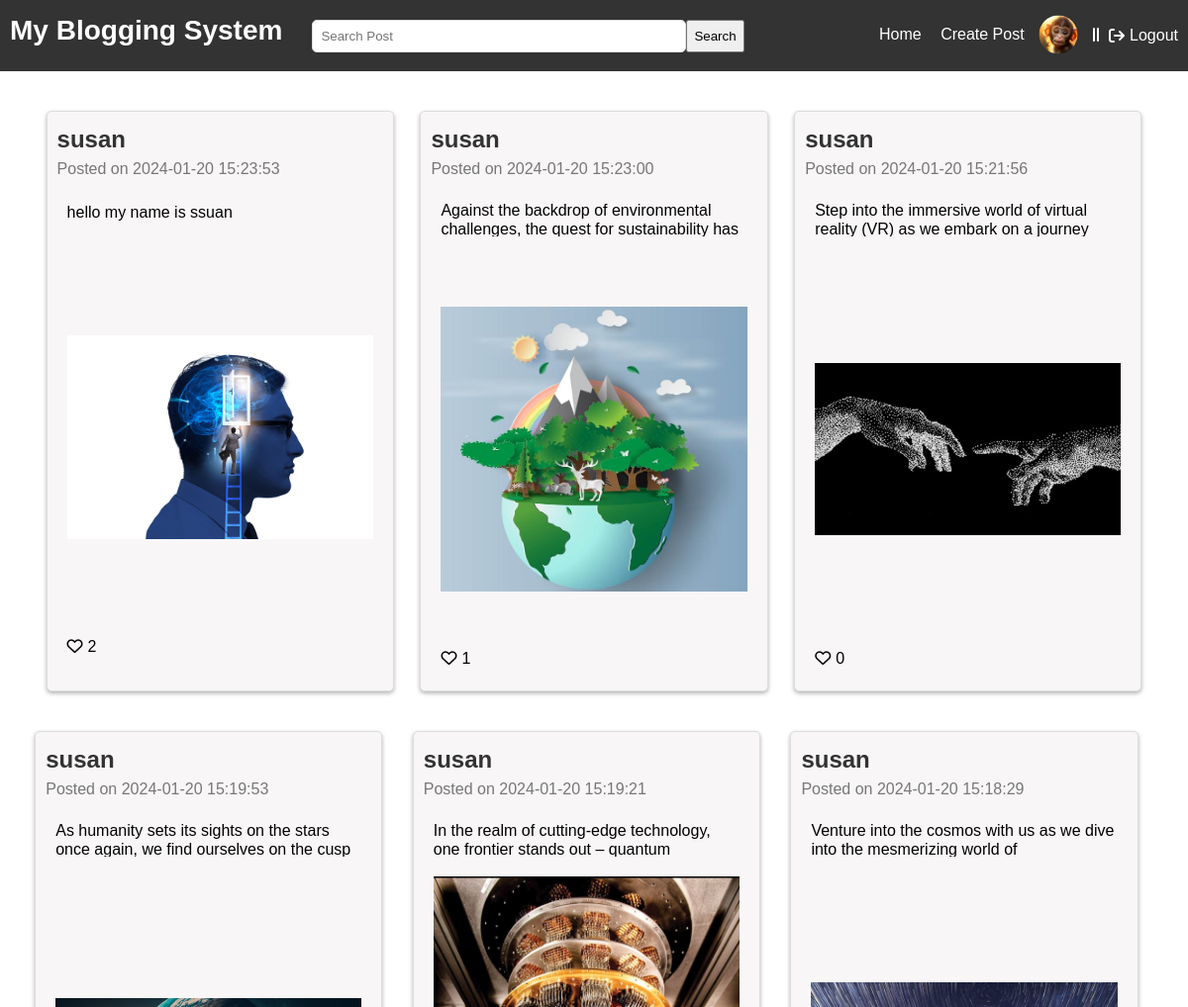
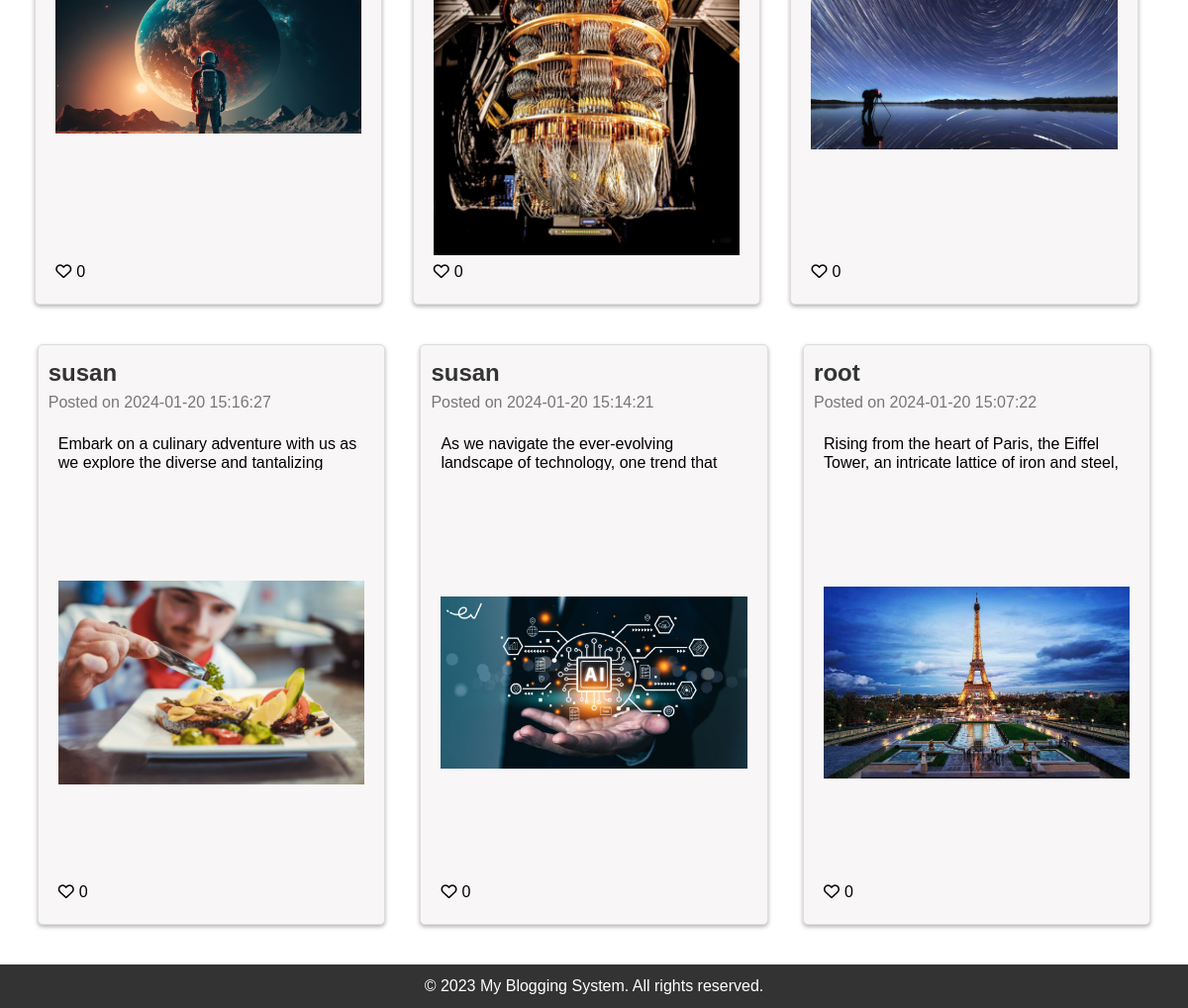
The page / (signed in) on the database its author committed (2 pictures, top to bottom).
### tables this page shows
CREATE TABLE `users` (
  `user_id` int NOT NULL,
  `username` varchar(50) NOT NULL,
  `email` varchar(100) NOT NULL,
  `password` varchar(255) NOT NULL,
  `profile_image` varchar(255) DEFAULT 'default_profile.jpg'
);

CREATE TABLE `posts` (
  `post_id` int NOT NULL,
  `content` text NOT NULL,
  `post_date` timestamp NOT NULL DEFAULT CURRENT_TIMESTAMP,
  `love_count` int DEFAULT '0',
  `image_path` varchar(255) DEFAULT NULL,
  `user_id` int DEFAULT NULL
);

### index.php (the view, shortened to what this page needs)
<!DOCTYPE html>
<html>
<head>
  <link rel="stylesheet" type="text/css" href="css/styles.css">
  <link rel="stylesheet" href="https://cdnjs.cloudflare.com/ajax/libs/font-awesome/6.0.0-beta3/css/all.min.css">
  <link rel="stylesheet" href="css/index.css">
</head>
<body>
  <header>
    <h1><a href="index.php" style="text-decoration: none; color: inherit;">My Blogging System</a></h1>
    <form method="get" class="search-form">
      <div class="search-container">
        <input type="text" name="query" id="search" placeholder="Search Post">
        <button type="submit">Search</button>
      </div>
    </form>
    <nav>
      <ul>
        <li><a href="index.php">Home</a></li>
        <li><a href="create.php">Create Post</a></li>
        <?php
        if (isset($_SESSION["user_id"])) {
          include 'connect.php';
          $user_id = $_SESSION["user_id"];
          $sql = "SELECT profile_image FROM users WHERE user_id = ?";
          $stmt = $conn->prepare($sql);
          $stmt->bind_param("i", $user_id);
          if (!$stmt->execute()) {
            echo "SQL Error: " . $stmt->error;
            exit;
          }
          $result = $stmt->get_result();
          if ($result->num_rows == 1) {
            $row = $result->fetch_assoc();
            $profile_image = $row["profile_image"];
          }
          echo '<li><a href="profile.php"><img src="' . (isset($profile_image) ? $profile_image : 'uploads/default_profile.jpg') . '" alt="Profile Image" class="profile-image-nav"></a></li>';
        } else {
          echo '<li><a href="login.php" id="login-link">Log In</a></li>';
        }
        ?>
      </ul>
    </nav>
    <span class="separator"><i class="fa-solid fa-grip-lines-vertical"></i></span>
    <div class="logout-button" onclick="location.href='logout.php'">
      <i class="fas fa-arrow-right-from-bracket"></i>
      Logout
    </div>
  </header>
  <main>
    <?php
    include 'comments.php';
    if (isset($_GET['query'])) {
      $query = $_GET['query'];
      $sql = "SELECT posts.*, users.username FROM posts JOIN users ON posts.user_id = users.user_id
              WHERE content LIKE ? OR username LIKE ? ORDER BY posts.post_date DESC";
      $stmt = $conn->prepare($sql);
      $searchKeyword = "%" . $query . "%";
      $stmt->bind_param("ss", $searchKeyword, $searchKeyword);
      $stmt->execute();
      $result = $stmt->get_result();
      if ($result->num_rows > 0) {
        $uniquePostIDs = [];
        while ($row = $result->fetch_assoc()) {
          $postID = $row['post_id'];
          if (in_array($postID, $uniquePostIDs)) {
            continue;
          }
          $uniquePostIDs[] = $postID;
          $username = $row['username'];
          $content = $row['content'];
          $postDate = $row['post_date'];
          $loveCount = $row['love_count'];
          echo "<a href='post_details.php?post_id=$postID' class='post-link'>";
          echo "<section class='post'>";
          echo "<div class='post-header'>";
          echo "<h2 class='username'>$username</h2>";
          echo "</div>";
          echo "<p class='meta'>Posted on $postDate</p>";
          echo "<div class='post-content'>";
          echo "<p id='limitedText'>$content</p>";
          echo "</div>";
          if (!empty($row['image_path'])) {
            $imagePath = htmlspecialchars($row['image_path']);
            $timestamp = time();
            echo "<div style='width: 100%; height: 400px; overflow: hidden;'>";
            echo "<img src='{$imagePath}?t={$timestamp}' alt='Post Image' class='fill-container'>";
            echo "</div>";
          }
          echo "<div class='love-section' style='display: flex; align-items: center;'>";
          echo "<a href='javascript:void(0);' onclick='updateLoveCount($postID)' class='love-button'><i class='fa-regular fa-heart'></i></a>";
          echo "<span class='love-count' id='love-count-$postID'>$loveCount</span>";
          echo "</div>";
          echo "</div>";
          echo "</section>";
          echo "</a>";
        }
      } else {
        echo "No results found for '$query'";
      }
      $stmt->close();
    } else {
      $sql = "SELECT posts.*, users.username FROM posts JOIN users ON posts.user_id = users.user_id ORDER BY posts.post_date DESC";
      $result = $conn->query($sql);
      if ($result === false) {
        echo "Error: " . $conn->error;
      } elseif ($result->num_rows > 0) {
        while ($row = $result->fetch_assoc()) {
          $postID = $row['post_id'];
          $username = $row['username'];
          $content = $row['content'];
          $postDate = $row['post_date'];
          $loveCount = $row['love_count'];
          echo "<a href='post_details.php?post_id=$postID' class='post-link'>";
          echo "<section class='post'>";
          echo "<div class='post-header'>";
          echo "<h2 class='username'>$username</h2>";
          echo "</div>";
          echo "<p class='meta'>Posted on $postDate</p>";
          echo "<div class='post-content'>";
          echo "<p class='limitedText'>$content</p>";
          if (!empty($row['image_path'])) {
            $imagePath = htmlspecialchars($row['image_path']);
            $timestamp = time();
            echo "<div style='width: 100%; height: 400px; overflow: hidden;'>";
            echo "<img src='{$imagePath}?t={$timestamp}' alt='Post Image' class='fill-container'>";
            echo "</div>";
          }
          echo "<div class='love-section' style='display: flex; align-items: center;'>";
          echo "<a href='javascript:void(0);' onclick='updateLoveCount($postID)' class='love-button'><i class='fa-regular fa-heart'></i></a>";
          echo "<span class='love-count' id='love-count-$postID'>$loveCount</span>";
          echo "</div>";
          echo "</div>";
          echo "</section>";
          echo "</a>";
        }
      } else {
        echo "No posts found.";
      }
    }
    ?>
  </main>
  <footer>
    <p>&copy; 2023 My Blogging System. All rights reserved.</p>
  </footer>
</body>
</html>

### css/styles.css (style rules this page uses)
body, h1, h2, p, ul { margin: 0; padding: 0; }
body { font-family: Arial, sans-serif; font-size: 16px; line-height: 1.5; }
h1, h2 { font-weight: bold; margin-bottom: 10px; }
a { text-decoration: none; color: inherit; }
h2 { font-size: 24px; }
p { margin-bottom: 15px; }
header { background-color: #333; padding: 10px; color: #fff; display: flex; align-items: center; }
header h1 { font-size: 28px; margin-bottom: 10px; }
header nav { margin-left: auto; }
header nav ul { list-style: none; }
header nav ul li { display: inline-block; margin-right: 15px; }
header nav ul li a { color: #fff; text-decoration: none; color: inherit; }
.logout-button { display: flex; align-items: center; cursor: pointer; color: #fff; margin-left:10px ; }
.logout-button i { margin-right: 5px; }
main { max-width: auto; margin: 20px auto; padding: 0 100px; }
section.post { background-color: #f8f6f6; padding: 10px; box-shadow: 0 2px 4px rgba(0, 0, 0, 0.3); border-radius: 5px; margin-bottom: 20px; position: relative !important; }
section.post h2 { color: #333; }
section.post p.meta { color: #777; margin-bottom: 10px; }
.post-header { display: flex; justify-content: space-between; align-items: center; }
.username { margin: 0; }
.fill-container { width: 100%; height: 100%; object-fit: contain; max-width: 100%; max-height: 100%; }
.profile-image-nav { width: 30px; height: 30px; border-radius: 50%; margin-top: -3px; margin-right: 5px; vertical-align: middle; object-fit: cover; transform: scale(1.3); }
footer { background-color: #333; padding: 10px; color: #fff; text-align: center; }
footer p { margin: 0; }

### css/index.css (style rules this page uses)
input[type="text"], textarea { width: 30vw; padding: 8px; border: 1px solid #ddd; border-radius: 5px; }
main { display: flex; flex-wrap: wrap; justify-content: space-evenly; margin: 20px auto; padding: 0 20px; }
main a { text-decoration: none; }
.post { width: calc(32% - 20px); margin: 20px 0; box-sizing: border-box; border: 1px solid #ddd; border-radius: 8px; background-color: #fff; box-shadow: 0 2px 4px rgba(0, 0, 0, 0.1); transition: transform 0.3s ease; }
.post-content { padding: 10px; }
.love-section { display: flex; align-items: center; }
.love-button { cursor: pointer; }
.love-count { margin-left: 5px; }
.search-form { margin-top: 10px; }
.search-container { display: flex; margin: 0 0 9px 30px; }

### rows shown on the page
users: profile_image (placeholder picture)
posts: user.username "susan", post_date "2024-01-20 15:23:53", content "hello my name is ssuan", image_path (picture), love_count "2"
posts: user.username "susan", post_date "2024-01-20 15:23:00", content "Against the backdrop of environmental challenges, the quest for sustainability has…", image_path (picture), love_count "1"
posts: user.username "susan", post_date "2024-01-20 15:21:56", content "Step into the immersive world of virtual reality (VR) as we embark on a journey…", image_path (picture), love_count "0"
posts: user.username "susan", post_date "2024-01-20 15:19:53", content "As humanity sets its sights on the stars once again, we find ourselves on the cusp…", image_path (picture), love_count "0"
posts: user.username "susan", post_date "2024-01-20 15:19:21", content "In the realm of cutting-edge technology, one frontier stands out – quantum…", image_path (picture), love_count "0"
posts: user.username "susan", post_date "2024-01-20 15:18:29", content "Venture into the cosmos with us as we dive into the mesmerizing world of…", image_path (picture), love_count "0"
posts: user.username "susan", post_date "2024-01-20 15:16:27", content "Embark on a culinary adventure with us as we explore the diverse and tantalizing…", image_path (picture), love_count "0"
posts: user.username "susan", post_date "2024-01-20 15:14:21", content "As we navigate the ever-evolving landscape of technology, one trend that…", image_path (picture), love_count "0"
posts: user.username "root", post_date "2024-01-20 15:07:22", content "Rising from the heart of Paris, the Eiffel Tower, an intricate lattice of iron and steel,…", image_path (picture), love_count "0"
